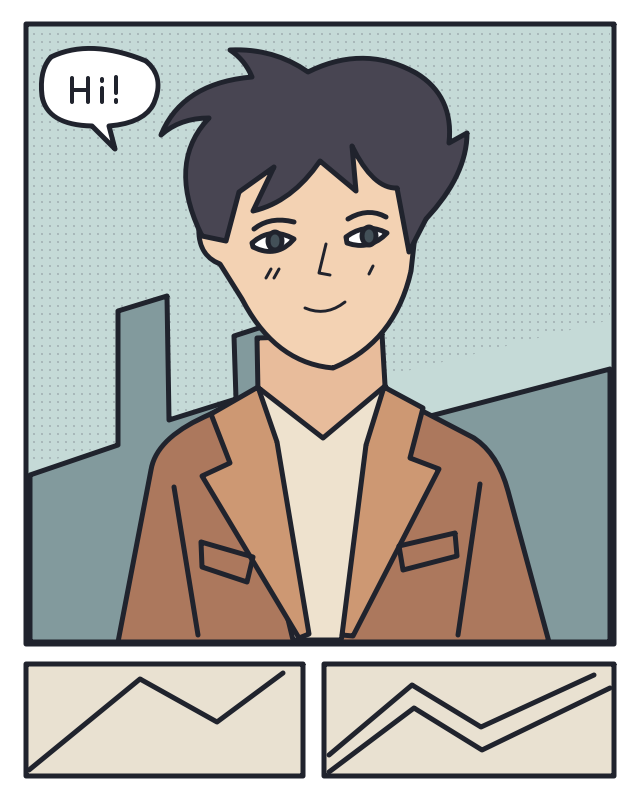
#> input picture studio/assets/jacket-color.png, 640 x 800 px; its folder holds only this picture in this run
$ python -i regions.py   (imports and definitions only)
#> lines starting #> are read from the running program, lines starting #| are printed output that depends on the picture; after the words box and inside, x2 and y2 are one past the last pixel; in counts of white or black regions, pixels touching at a corner belong together
"""Native-resolution region masks. No model weights or scene pixels in global state."""
import base64
import io

import cv2
import numpy as np
from PIL import Image


MAX_PIXELS = 80_000_000


# [112 lines left out: functions pack, unpack, snap_regions, repair_pinholes, refine_mask, paint_mask, not called in this run]


def region_outline(mask):
    binary = np.uint8(mask>=128)
    return (cv2.dilate(binary,np.ones((3,3),np.uint8))-cv2.erode(binary,np.ones((3,3),np.uint8)))*255


# [27 lines left out: functions component_mask, background_mask, not called in this run]


def scene_regions(gray):
    """Conservative frame proposals; editable, with full-page context retained."""
    h,w=gray.shape
    scale=min(1,1000/max(h,w))
    small=cv2.resize(gray,(round(w*scale),round(h*scale)))
    edges=cv2.Canny(small,70,160)
    contours,_=cv2.findContours(edges,cv2.RETR_LIST,cv2.CHAIN_APPROX_SIMPLE)
    regions=[]
    for contour in contours:
        perimeter=cv2.arcLength(contour,True)
        poly=cv2.approxPolyDP(contour,.025*perimeter,True)
        x,y,rw,rh=cv2.boundingRect(poly)
        ratio=rw*rh/(small.shape[0]*small.shape[1])
        if len(poly)==4 and cv2.isContourConvex(poly) and .04<ratio<.92 and min(rw,rh)>60:
            rect=[x/small.shape[1],y/small.shape[0],(x+rw)/small.shape[1],(y+rh)/small.shape[0]]
            if not any(sum(abs(a-b) for a,b in zip(rect,r))<.06 for r in regions):
                regions.append(rect)
    return sorted(regions,key=lambda b:(b[1],b[0]))[:24]

>>> import cv2
>>> picture = cv2.imread('assets/jacket-color.png', cv2.IMREAD_GRAYSCALE)
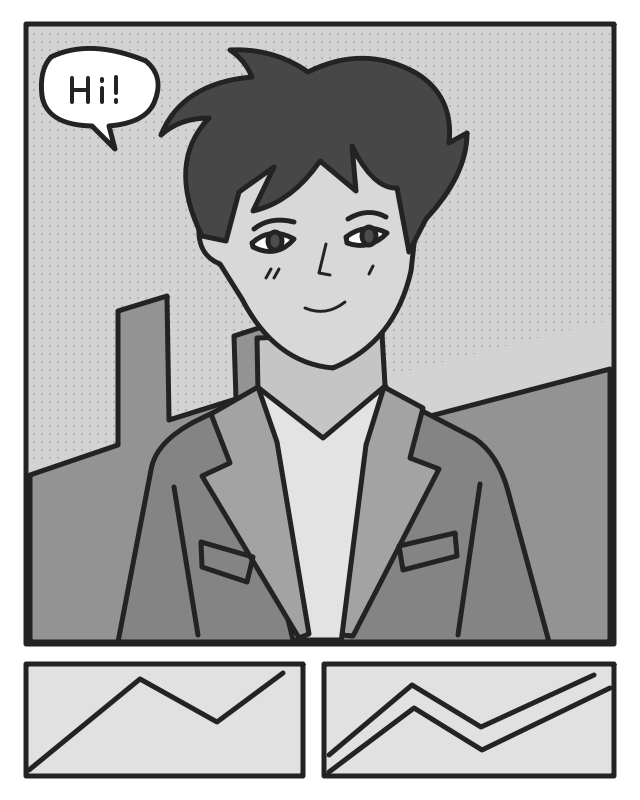
#> picture: shape (800, 640); min 35, max 255, mean 177
>>> result = scene_regions(picture)
#> in scene_regions, `edges=cv2.Canny(small,70,160)`:
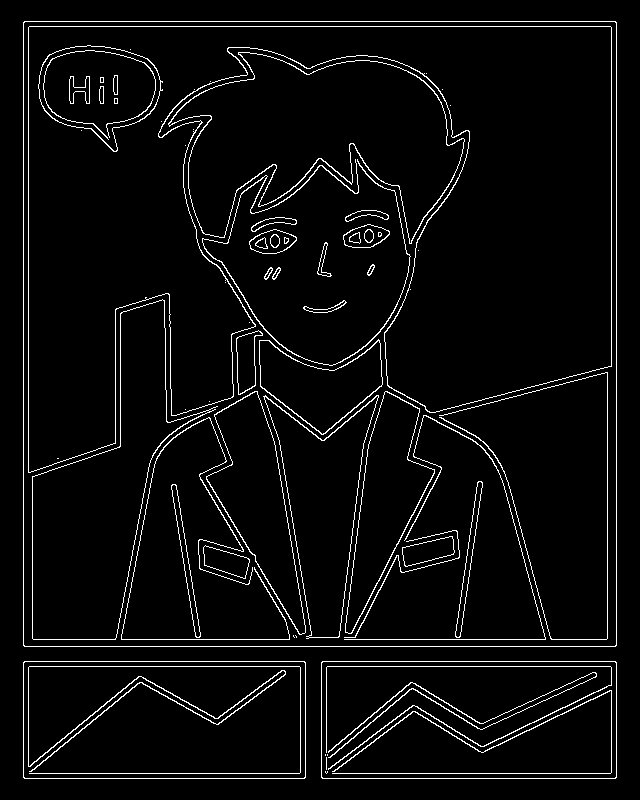
#> edges: shape (800, 640); 4.5% white in thin lines or dots, all inside (x1, y1, x2, y2) = (23, 21, 617, 779)
#> in scene_regions, `contours,_=cv2.findContours(edges,cv2.RETR_LIST,cv2.CHAIN_APPROX_SIMPLE)`: contours = 105 contours, 31 with area under 20; largest, box (x1, y1, x2, y2) and area: (23, 21, 617, 647) 370623, (23, 21, 617, 647) 370617, (28, 26, 612, 473) 143282, (28, 26, 612, 473) 143012, (321, 661, 617, 779) 34513
#> the loop in scene_regions, `for contour in contours:` made 105 passes
#> (perimeter, poly, x, y, rw, rh, ratio, rect) on passes 9 to 12: (819.3, [[321, 663], [614, 661], [616, 776], [323, 778]], 321, 661, 296, 118, 0.0682, [0.502, 0.826, 0.964, 0.974]), (793.3, [[23, 663], [303, 661], [305, 776], [25, 778]], 23, 661, 283, 118, 0.0652, [0.0359, 0.826, 0.478, 0.974]), (821.7, [[321, 662], [322, 778], [616, 777], [615, 661]], 321, 661, 296, 118, 0.0682, [0.502, 0.826, 0.964, 0.974]), (795.7, [[23, 662], [24, 778], [305, 777], [304, 661]], 23, 661, 283, 118, 0.0652, [0.0359, 0.826, 0.478, 0.974])
#> (perimeter, x, y, rw, rh, ratio, rect) on passes 104 to 105: (2431.3, 23, 21, 594, 626, 0.726, [0.0359, 0.0262, 0.964, 0.809]), (2433.7, 23, 21, 594, 626, 0.726, [0.0359, 0.0262, 0.964, 0.809])
#> after the loop in scene_regions, `for contour in contours:`: regions = [[0.502, 0.826, 0.964, 0.974], [0.0359, 0.826, 0.478, 0.974], [0.0359, 0.0262, 0.964, 0.809]]
#> result = [[0.0359, 0.0262, 0.964, 0.809], [0.0359, 0.826, 0.478, 0.974], [0.502, 0.826, 0.964, 0.974]]
